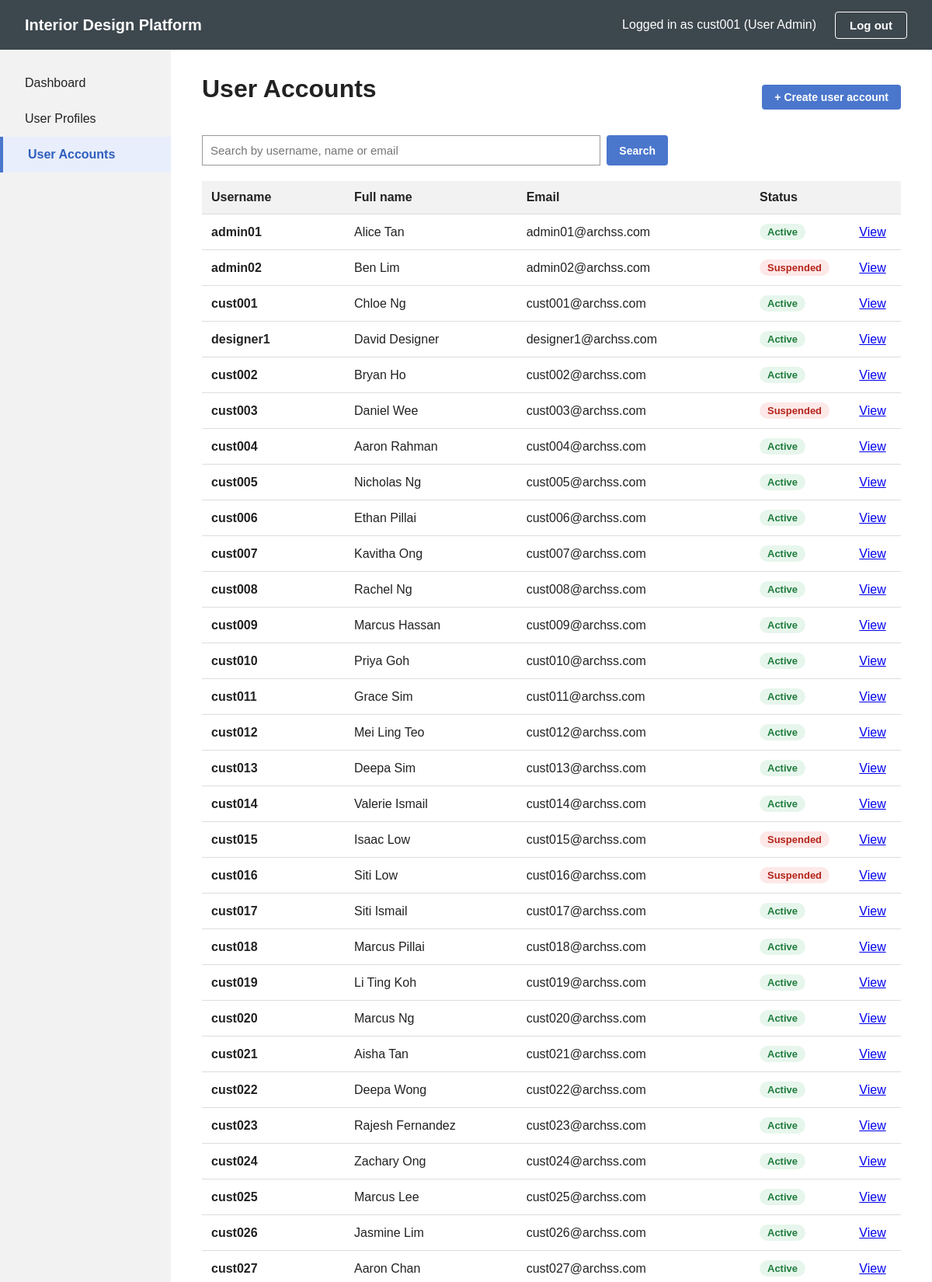
Screenshot of /accounts (signed in, upper part) with the database file from the repository.
### tables this page shows
CREATE TABLE user_account (
    userId       INTEGER PRIMARY KEY AUTOINCREMENT,
    username     TEXT NOT NULL UNIQUE,
    password     TEXT NOT NULL,                         -- sha256 hash, never plain text
    fullName     TEXT NOT NULL,
    email        TEXT,
    phone        TEXT,
    profileId    INTEGER NOT NULL REFERENCES user_profile(profileId),
    status       TEXT NOT NULL DEFAULT 'Active',        -- 'Active' or 'Suspended'
    createdDate  TEXT DEFAULT CURRENT_TIMESTAMP
);

### app.py (the view)
@app.route("/accounts")
@loginRequired
def accounts():
    return SearchUserAccountPage().searchUserAccounts(request.args.get("keyword", ""))

### app.py (called while the page is built)
@app.after_request
def noCache(response):
    response.headers["Cache-Control"] = "no-store"
    return response

def loginRequired(routeFunction):
    @wraps(routeFunction)
    def wrapper(*args, **kwargs):
        if "userId" not in session:
            return redirect(url_for("login"))
        return routeFunction(*args, **kwargs)
    return wrapper

@app.context_processor
def headerInfo():
    if "userId" not in session:
        return {}
    return {"headerUsername": session["username"]}

### boundary/searchUserAccountPage.py (called while the page is built)
    def searchUserAccounts(self, keyword):
        self.keyword = (keyword or "").strip()
        accounts = self.searchUserAccountController.searchUserAccounts(self.keyword)
        if accounts:
            return self.displayResults(accounts)
        return self.displayNoResultsMessage()

    def displayResults(self, accounts):
        return render_template("userAccounts.html", activePage="accounts",
                               accounts=accounts, keyword=self.keyword)

### control/searchUserAccountController.py (called while the page is built)
    def searchUserAccounts(self, keyword):
        return UserAccount().searchUserAccounts(keyword)

### database/db.py (called while the page is built)
def getConnection():
    conn = sqlite3.connect(DB_PATH)
    conn.row_factory = sqlite3.Row     # lets us do row["profileName"]
    return conn

### entity/userAccount.py (called while the page is built)
def rowToAccount(row):
    return UserAccount(row["userId"], row["username"], row["password"], row["fullName"],
                       row["email"], row["phone"], row["profileId"], row["status"],
                       row["createdDate"])

    def searchUserAccounts(self, keyword):
        pattern = "%" + keyword.lower() + "%"
        conn = getConnection()
        rows = conn.execute(
            "SELECT * FROM user_account "
            "WHERE LOWER(username) LIKE ? OR LOWER(fullName) LIKE ? OR LOWER(email) LIKE ? "
            "ORDER BY userId",
            (pattern, pattern, pattern),
        ).fetchall()
        conn.close()
        accounts = []
        for row in rows:
            accounts.append(rowToAccount(row))
        return accounts

### templates/userAccounts.html (shortened to what this page needs)
{% extends "base.html" %}
{% block content %}
    <div class="page-top">
        <h1>User Accounts</h1>
        <a href="{{ url_for('createUserAccount') }}" class="btn-small btn-blue">+ Create user account</a>
    </div>
    <form method="GET" action="{{ url_for('accounts') }}" class="search-bar">
        <input type="text" name="keyword" value="{{ keyword }}" placeholder="Search by username, name or email">
        <button type="submit" class="btn-small btn-blue">Search</button>
    </form>
    {% if noResultsMessage %}
        <div class="message info">&#8505; {{ noResultsMessage }}</div>
    {% else %}
        <table class="list-table">
            <tr>
                <th>Username</th>
                <th>Full name</th>
                <th>Email</th>
                <th>Status</th>
                <th></th>
            </tr>
            {% for account in accounts %}
                <tr>
                    <td><strong>{{ account.username }}</strong></td>
                    <td>{{ account.fullName }}</td>
                    <td>{{ account.email or "" }}</td>
                    <td><span class="badge {{ account.status|lower }}">{{ account.status }}</span></td>
                    <td><a href="{{ url_for('viewUserAccount', userId=account.userId) }}">View</a></td>
                </tr>
            {% endfor %}
        </table>
    {% endif %}
{% endblock %}

### templates/base.html (shortened to what this page needs)
<!DOCTYPE html>
<html lang="en">
<head>
    <link rel="stylesheet" href="{{ url_for('static', filename='style.css') }}">
</head>
<body>
    <div class="header">
        <span class="logo">Interior Design Platform</span>
        <div class="user-info">
            <span>Logged in as {{ headerUsername }} (User Admin)</span>
            <form method="POST" action="{{ url_for('logout') }}">
                <button type="submit" class="btn-outline">Log out</button>
            </form>
        </div>
    </div>
    <div class="layout">
        <nav class="sidebar">
            <a href="{{ url_for('dashboard') }}" class="{% if activePage == 'dashboard' %}active{% endif %}">Dashboard</a>
            <a href="{{ url_for('profiles') }}" class="{% if activePage == 'profiles' %}active{% endif %}">User Profiles</a>
            <a href="{{ url_for('accounts') }}" class="{% if activePage == 'accounts' %}active{% endif %}">User Accounts</a>
        </nav>
        <main class="content">
            {% block content %}{% endblock %}
        </main>
    </div>
</body>
</html>

### static/style.css (style rules this page uses)
* { box-sizing: border-box; }
body { margin: 0; font-family: Arial, Helvetica, sans-serif; background: #f8f8f8; color: #222; }
input[type="text"], input[type="password"], input[type="email"], select { width: 100%; padding: 10px; font-size: 15px; border: 1px solid #999; }
.header { display: flex; align-items: center; justify-content: space-between; padding: 0 32px; height: 64px; background: #3d474e; color: #fff; }
.header .logo { font-size: 20px; font-weight: bold; }
.header .user-info { display: flex; align-items: center; gap: 24px; }
.btn-outline { padding: 8px 18px; font-size: 15px; font-weight: bold; color: inherit; background: transparent; border: 1px solid currentColor; border-radius: 4px; cursor: pointer; text-decoration: none; }
.layout { display: flex; min-height: calc(100vh - 64px); }
.sidebar { width: 220px; background: #f2f2f2; padding-top: 20px; }
.sidebar a { display: block; padding: 14px 32px; color: #222; text-decoration: none; }
.sidebar a.active { color: #2f5fbf; font-weight: bold; background: #e8eefb; border-left: 4px solid #4a76cc; }
.content { flex: 1; padding: 32px 40px; background: #fff; }
.content h1 { margin-top: 0; }
.page-top { display: flex; align-items: center; justify-content: space-between; gap: 16px; flex-wrap: wrap; }
.btn-small { display: inline-block; padding: 8px 16px; font-size: 14px; font-weight: bold; border: none; border-radius: 4px; cursor: pointer; text-decoration: none; }
.btn-blue { background: #4a76cc; color: #fff; }
.search-bar { display: flex; gap: 8px; margin: 20px 0; max-width: 600px; }
.search-bar input { flex: 1; }
.list-table { width: 100%; border-collapse: collapse; }
.list-table th, .list-table td { padding: 12px; text-align: left; border-bottom: 1px solid #ddd; }
.list-table th { background: #f2f2f2; }
.badge { display: inline-block; padding: 3px 10px; border-radius: 12px; font-size: 13px; font-weight: bold; vertical-align: middle; }
.badge.active { background: #e7f6ec; color: #1e7b3c; }
.badge.suspended { background: #fde8e8; color: #b42318; }

### rows the page displays
user_account: username "cust001", fullName "Chloe Ng", email "cust001@archss.com", status "Active"
user_account: username "admin01", fullName "Alice Tan", email "admin01@archss.com", status "Active"
user_account: username "admin02", fullName "Ben Lim", email "admin02@archss.com", status "Suspended"
user_account: username "designer1", fullName "David Designer", email "designer1@archss.com", status "Active"
user_account: username "cust002", fullName "Bryan Ho", email "cust002@archss.com", status "Active"
user_account: username "cust003", fullName "Daniel Wee", email "cust003@archss.com", status "Suspended"
user_account: username "cust004", fullName "Aaron Rahman", email "cust004@archss.com", status "Active"
user_account: username "cust005", fullName "Nicholas Ng", email "cust005@archss.com", status "Active"
user_account: username "cust006", fullName "Ethan Pillai", email "cust006@archss.com", status "Active"
user_account: username "cust007", fullName "Kavitha Ong", email "cust007@archss.com", status "Active"
user_account: username "cust008", fullName "Rachel Ng", email "cust008@archss.com", status "Active"
user_account: username "cust009", fullName "Marcus Hassan", email "cust009@archss.com", status "Active"
user_account: username "cust010", fullName "Priya Goh", email "cust010@archss.com", status "Active"
user_account: username "cust011", fullName "Grace Sim", email "cust011@archss.com", status "Active"
user_account: username "cust012", fullName "Mei Ling Teo", email "cust012@archss.com", status "Active"
user_account: username "cust013", fullName "Deepa Sim", email "cust013@archss.com", status "Active"
user_account: username "cust014", fullName "Valerie Ismail", email "cust014@archss.com", status "Active"
user_account: username "cust015", fullName "Isaac Low", email "cust015@archss.com", status "Suspended"
user_account: username "cust016", fullName "Siti Low", email "cust016@archss.com", status "Suspended"
user_account: username "cust017", fullName "Siti Ismail", email "cust017@archss.com", status "Active"
user_account: username "cust018", fullName "Marcus Pillai", email "cust018@archss.com", status "Active"
user_account: username "cust019", fullName "Li Ting Koh", email "cust019@archss.com", status "Active"
user_account: username "cust020", fullName "Marcus Ng", email "cust020@archss.com", status "Active"
user_account: username "cust021", fullName "Aisha Tan", email "cust021@archss.com", status "Active"
user_account: username "cust022", fullName "Deepa Wong", email "cust022@archss.com", status "Active"
user_account: username "cust023", fullName "Rajesh Fernandez", email "cust023@archss.com", status "Active"
user_account: username "cust024", fullName "Zachary Ong", email "cust024@archss.com", status "Active"
user_account: username "cust025", fullName "Marcus Lee", email "cust025@archss.com", status "Active"
user_account: username "cust026", fullName "Jasmine Lim", email "cust026@archss.com", status "Active"
user_account: username "cust027", fullName "Aaron Chan", email "cust027@archss.com", status "Active"
